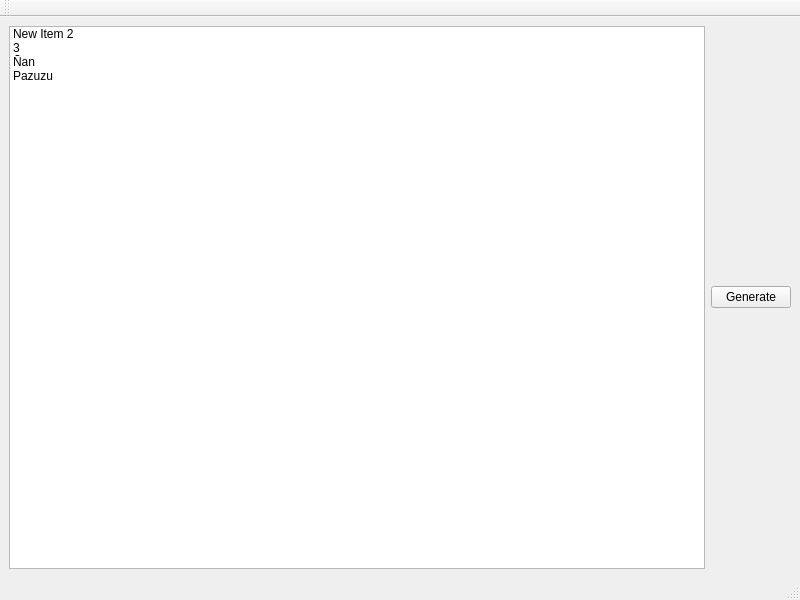
<?xml version="1.0" encoding="UTF-8"?>
<ui version="4.0">
 <class>MainWindow</class>
 <widget class="QMainWindow" name="MainWindow">
  <property name="geometry">
   <rect>
    <x>0</x>
    <y>0</y>
    <width>800</width>
    <height>600</height>
   </rect>
  </property>
  <property name="windowTitle">
   <string>MainWindow</string>
  </property>
  <widget class="QWidget" name="centralwidget">
   <layout class="QHBoxLayout" name="horizontalLayout_2">
    <item>
     <widget class="QListWidget" name="listWidget">
      <item>
       <property name="text">
        <string>New Item 2</string>
       </property>
      </item>
      <item>
       <property name="text">
        <string>3</string>
       </property>
      </item>
      <item>
       <property name="text">
        <string>Ñan</string>
       </property>
      </item>
      <item>
       <property name="text">
        <string>Pazuzu</string>
       </property>
      </item>
     </widget>
    </item>
    <item>
     <widget class="QPushButton" name="pushButton">
      <property name="text">
       <string>Generate</string>
      </property>
     </widget>
    </item>
   </layout>
  </widget>
  <widget class="QMenuBar" name="menubar">
   <property name="geometry">
    <rect>
     <x>0</x>
     <y>0</y>
     <width>800</width>
     <height>22</height>
    </rect>
   </property>
  </widget>
  <widget class="QStatusBar" name="statusbar"/>
  <widget class="QToolBar" name="toolBar">
   <property name="windowTitle">
    <string>toolBar</string>
   </property>
   <attribute name="toolBarArea">
    <enum>TopToolBarArea</enum>
   </attribute>
   <attribute name="toolBarBreak">
    <bool>false</bool>
   </attribute>
  </widget>
 </widget>
 <resources/>
 <connections/>
</ui>
